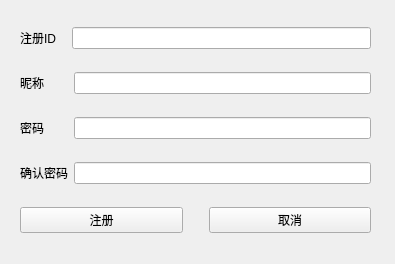
<?xml version="1.0" encoding="UTF-8"?>
<ui version="4.0">
 <class>Form</class>
 <widget class="QWidget" name="Form">
  <property name="geometry">
   <rect>
    <x>0</x>
    <y>0</y>
    <width>395</width>
    <height>264</height>
   </rect>
  </property>
  <property name="windowTitle">
   <string>Form</string>
  </property>
  <widget class="QWidget" name="verticalLayoutWidget">
   <property name="geometry">
    <rect>
     <x>20</x>
     <y>10</y>
     <width>351</width>
     <height>241</height>
    </rect>
   </property>
   <layout class="QVBoxLayout" name="verticalLayout">
    <item>
     <layout class="QHBoxLayout" name="horizontalLayout">
      <item>
       <widget class="QLabel" name="label">
        <property name="text">
         <string>注册ID   </string>
        </property>
       </widget>
      </item>
      <item>
       <widget class="QLineEdit" name="idEdit">
        <property name="sizePolicy">
         <sizepolicy hsizetype="MinimumExpanding" vsizetype="Fixed">
          <horstretch>0</horstretch>
          <verstretch>0</verstretch>
         </sizepolicy>
        </property>
       </widget>
      </item>
     </layout>
    </item>
    <item>
     <layout class="QHBoxLayout" name="horizontalLayout_5">
      <item>
       <widget class="QLabel" name="label_4">
        <property name="text">
         <string>昵称       </string>
        </property>
       </widget>
      </item>
      <item>
       <widget class="QLineEdit" name="nicknameEdit">
        <property name="sizePolicy">
         <sizepolicy hsizetype="MinimumExpanding" vsizetype="Fixed">
          <horstretch>0</horstretch>
          <verstretch>0</verstretch>
         </sizepolicy>
        </property>
       </widget>
      </item>
     </layout>
    </item>
    <item>
     <layout class="QHBoxLayout" name="horizontalLayout_2">
      <item>
       <widget class="QLabel" name="label_2">
        <property name="text">
         <string>密码       </string>
        </property>
       </widget>
      </item>
      <item>
       <widget class="QLineEdit" name="passwordEdit">
        <property name="sizePolicy">
         <sizepolicy hsizetype="MinimumExpanding" vsizetype="Fixed">
          <horstretch>0</horstretch>
          <verstretch>0</verstretch>
         </sizepolicy>
        </property>
       </widget>
      </item>
     </layout>
    </item>
    <item>
     <layout class="QHBoxLayout" name="horizontalLayout_3">
      <item>
       <widget class="QLabel" name="label_3">
        <property name="text">
         <string>确认密码</string>
        </property>
       </widget>
      </item>
      <item>
       <widget class="QLineEdit" name="confirmEdit"/>
      </item>
     </layout>
    </item>
    <item>
     <layout class="QHBoxLayout" name="horizontalLayout_4">
      <item>
       <widget class="QPushButton" name="acceptButton">
        <property name="text">
         <string>注册</string>
        </property>
       </widget>
      </item>
      <item>
       <spacer name="horizontalSpacer">
        <property name="orientation">
         <enum>Qt::Horizontal</enum>
        </property>
        <property name="sizeType">
         <enum>QSizePolicy::Preferred</enum>
        </property>
        <property name="sizeHint" stdset="0">
         <size>
          <width>20</width>
          <height>20</height>
         </size>
        </property>
       </spacer>
      </item>
      <item>
       <widget class="QPushButton" name="cancleButton">
        <property name="text">
         <string>取消</string>
        </property>
       </widget>
      </item>
     </layout>
    </item>
   </layout>
  </widget>
 </widget>
 <resources/>
 <connections/>
</ui>
